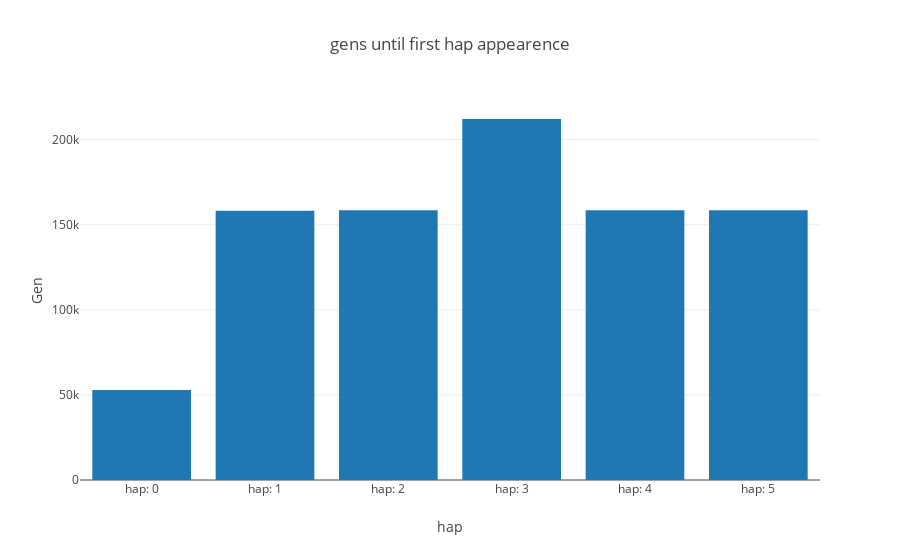

The cell this chart's notebook holds for it:
### Code cell
def plot_InfSites_gens(mrcas,point_up,root_lib,range_theta,Theta,height= 500,width= 900):
    
    from structure_tools.Coal_tools import tree_descent
    
    hap_frame= [[''.join([str(x) for x in z])] for z in mrcas]
    hap_frame= list(range(len(Anc_poss)))

    hap_frame= pd.DataFrame(hap_frame,columns= ['hap_id'])
    hap_frame["hap"]= [''.join([str(x) for x in z]) for z in mrcas]
    
    Ncols= 1
    titles= [''.join([str(x) for x in y]) for y in mrcas]
    
    fig= []
    vals= []

    for gp in range(len(titles)):
        
        title= titles[gp]

        sink, starters= get_sinks(mrcas[gp],root_lib,point_up)
        
        t1 = time.time()
        if len(starters):
        
            #node_weigths, paths_reverse = tree_descent(root_lib,point_up,sink,init= starters,Theta= thet)

            #probe_rec= node_weigths[0][0]

            node_weigths, paths_reverse, node_bins, paths_vector = tree_descent_gen(root_lib,point_up,sink,Theta= Theta,mu= mut_rate)
            
            paths_vector= paths_reverse[0][0]
            average_gen= np.mean(paths_vector)
            
            vals.append(average_gen)
    
    
    fig = [go.Bar(
        x= ['hap: {}'.format(x) for x in range(len(titles))],
        y= vals
    )]
            
    
    layout = go.Layout(
        title= 'gens until first hap appearence',
        barmode='group',
        xaxis= dict(
            title= 'hap'
        ),
        yaxis= dict(
            title= 'Gen'
        )
    )
    
    Figure= go.Figure(data= fig, layout= layout)
    
    hap_frame['t']= [round(c,3) for c in vals]
    
    return hap_frame, Figure



sink= max(root_lib.keys())

if 0 not in root_lib[sink].keys():
    while 0 not in root_lib[sink].keys():
        sink -= 1


Anc_poss= root_lib[sink][-2]

hap_frame, fig_gens= plot_InfSites_gens(Anc_poss,point_up,root_lib,range_theta,Theta= Theta,height= 500,width= 900)

iplot(fig_gens)

### Figure 1 — Plotly figure (JSON) as saved in the notebook; plotly's stock layout.template omitted (floating-point values rounded to 4 significant figures)
{"data": [{"type": "bar", "uid": "30050322-b848-4aff-86b5-645ec0dabd18", "x": ["hap: 0", "hap: 1", "hap: 2", "hap: 3", "hap: 4", "hap: 5"], "y": [52900.0, 158200.0, 158500.0, 212100.0, 158500.0, 158500.0]}], "layout": {"barmode": "group", "title": "gens until first hap appearence", "xaxis": {"title": "hap"}, "yaxis": {"title": "Gen"}}}
